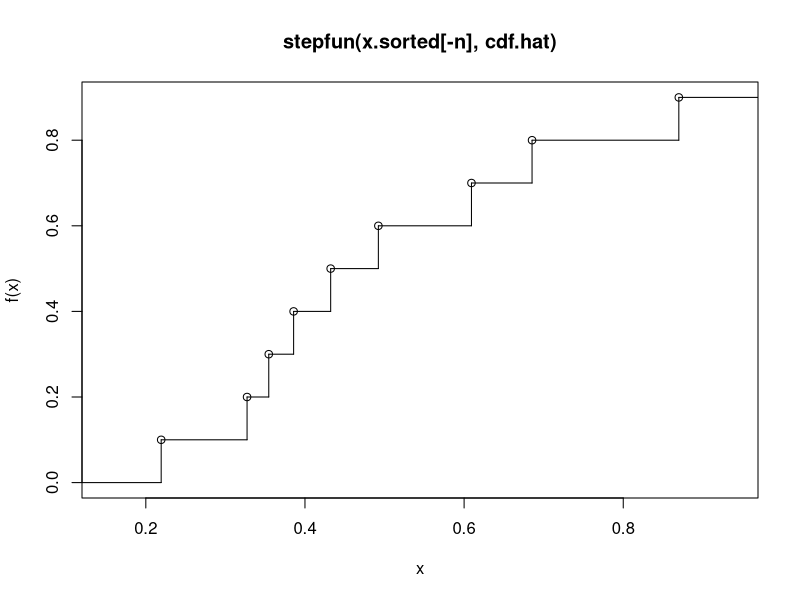
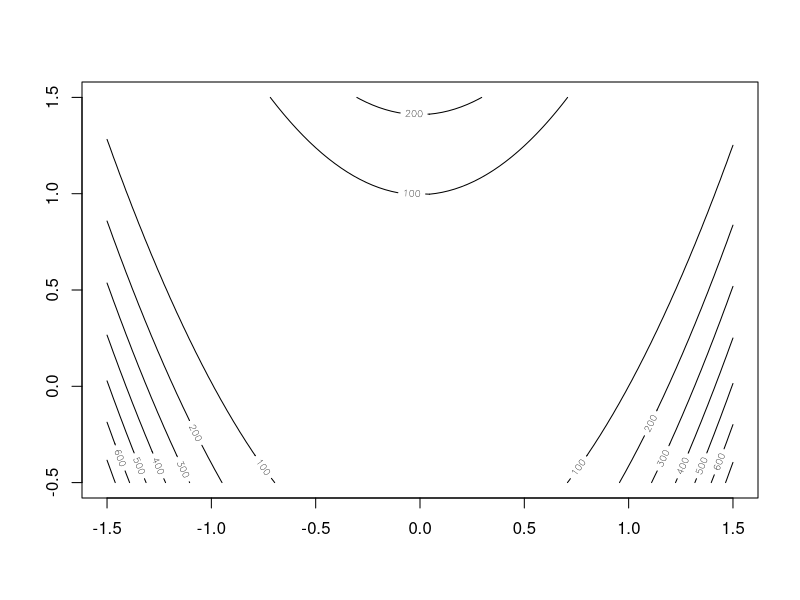
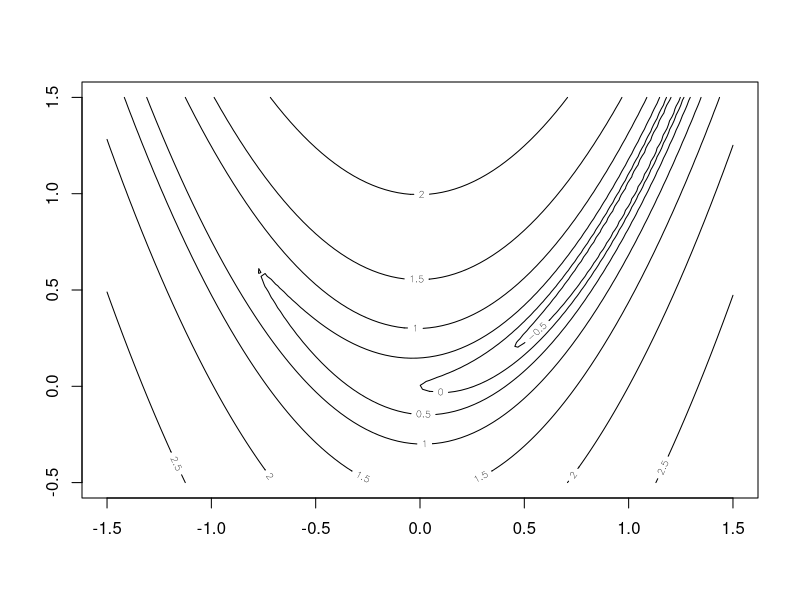

Write R code to recreate these figures, in order.
## ---- chunk 1
knitr::opts_chunk$set(echo = TRUE)
## ---- chunk 2
eps <- 1
x <- 1
while(x+eps != x) 
  eps <- eps/2
eps/x
## ---- chunk 3
eps <- 1e-18; x <- 1
while(x == x+eps)
  eps <- eps+1e-18
eps
## ---- chunk 4
2*eps
.Machine$double.eps
## ---- chunk 5
eps <- 1; x <- 1/4
while(x+eps != x) 
  eps <- eps/2
eps/x
## ---- chunk 6
# rewrite this
system.time({
X <- matrix(runif(100000),1000,100)
z <- rep(0,1000)
for(i in 1:1000){
  for(j in 1:100) z[i] <- z[i] + X[i,j]
}
})


# using apply
system.time({
z <- apply(X, 1, sum)
})

# using rowSums
system.time({
z <- rowSums(X)
})

# using vectorization
system.time({
ones <- rep(1,100)
z <- X %*% ones
})

## ---- chunk 7
# rewrite the following
system.time({
n <- 100000
z <- rnorm(n)
zneg <- 0; j <- 1
for(i in 1:n){
  if(z[i]<0){
    zneg[j] <- z[i]
    j <- j + 1
  }
}
})

# using apply
n <- 100000
z <- rnorm(n)
system.time(
zneg <- lapply(z, function(x) x[x<0])
)

system.time(
zneg <- z[z<0]
)
## ---- chunk 8
set.seed(1)
n <- 1000
A <- matrix(runif(n*n),n,n) 
x <- runif(n)

t(x) %*% A %*% x
sum(diag(A))
sum(diag((t(A) %*% diag(x) %*% A)))
## ---- chunk 9
set.seed(0)
n <- 1000
A <- matrix(runif(n*n),n,n) 
x.true <- runif(n)
y <- A%*%x.true
## ---- chunk 10
A.inv <- solve(A)
x.1 <- A.inv %*% y
mean(abs(x.1 - x.true))
## ---- chunk 11
x.2 <- solve(A, y)
mean(abs(x.2 - x.true))
## ---- chunk 12
empirical.cdf <- function(x) {
  # sort x and store length
  x.sorted <- sort(x); n <- length(x)
  
  # initialise cdf.hat and calculate
  cdf.hat <- rep(0,n)
  for(i in 1:n) {
    cdf.hat[i] <- sum((x.sorted < x.sorted[i]))/n
  }
  
  # map cdf values to original unsorted x
  cdf.hat <- cdf.hat[order(x)]
  
  # return cdf.hat
  return(cdf.hat)
}

empirical.cdf(runif(100))
## ---- chunk 13
empirical.cdf <- function(x, plot.cdf=TRUE) {
  # sort x and store length
  x.sorted <- sort(x); n <- length(x)
  
  # initialise cdf.hat and calculate
  cdf.hat <- rep(0,n)
  for(i in 1:n) {
    cdf.hat[i] <- sum((x.sorted < x.sorted[i]))/n
  }
  
  # cases: if plot.cdf is TRUE then plot cdf; else return cdf.hat
  if(plot.cdf) {
    # create stepfun object
    step.fn <- stepfun(x.sorted[-n], cdf.hat)
    plot(step.fn)
  } else {
      # map cdf values to original unsorted x
      cdf.hat <- cdf.hat[order(x)]
      return(cdf.hat)
  }
}

empirical.cdf(runif(10))
## ---- chunk 14
rb <- function(x,z) {100*(z-x^2)^2 + (1-x)^2}
rb(seq(-10,10), seq(-10,10))
## ---- chunk 15
# produce a matrix of evaluations of the rosenbrock function
x.seq <- seq(-1.5, 1.5, length.out=100)
z.seq <- seq(-0.5, 1.5, length.out=100)
cont.mat <- outer(x.seq,
                  z.seq,
                  Vectorize(function(x,z) rb(x,z)))
contour(x=x.seq, y=z.seq, cont.mat)
## ---- chunk 16
cont.mat <- outer(x.seq,
                  z.seq,
                  Vectorize(function(x,z) log10(rb(x,z))))
contour(x.seq, z.seq, cont.mat, levels = seq(-0.5,2.5, 0.5))
